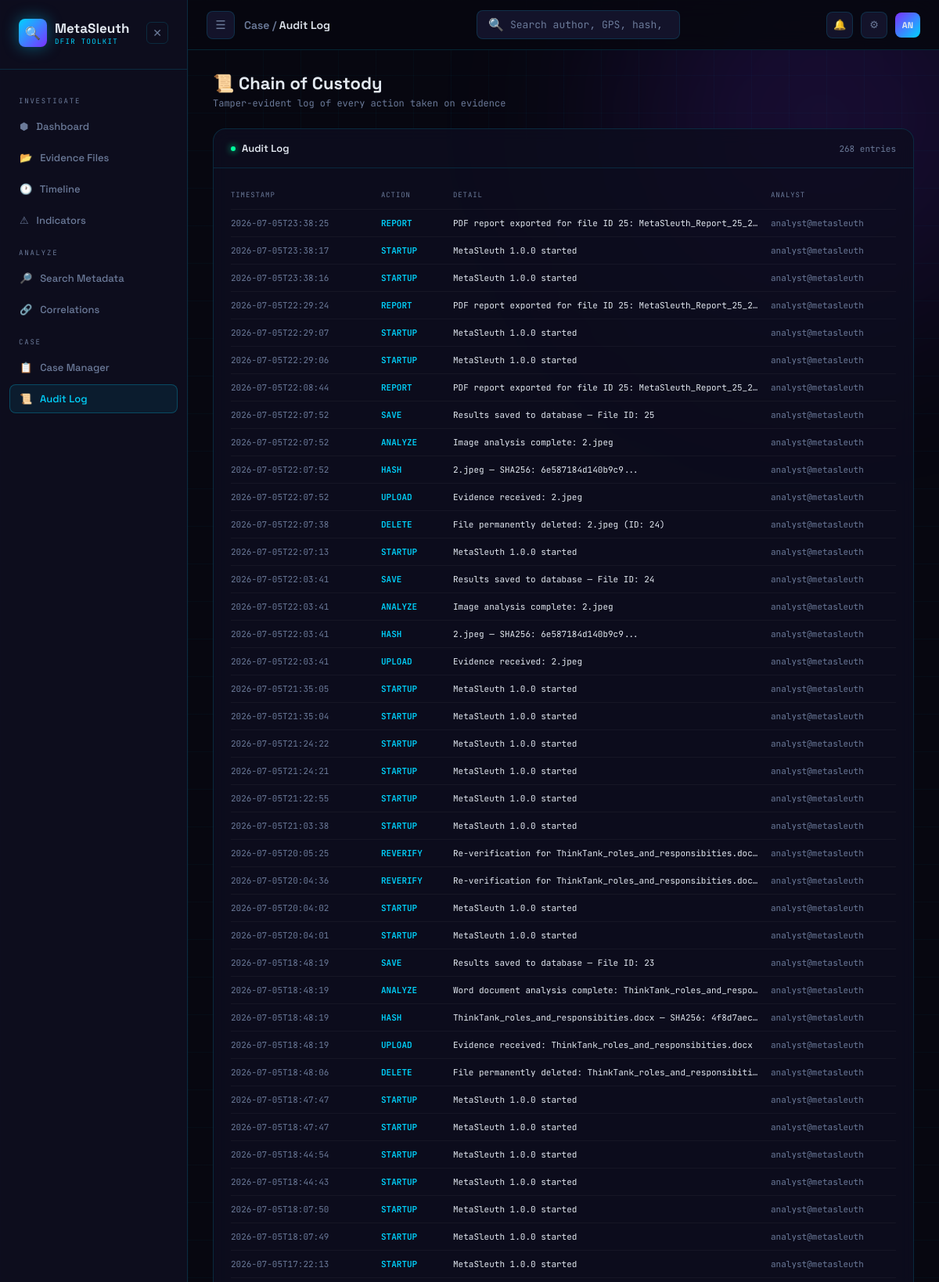
The app's page /auditlog (upper part) with its own data.
### tables this page shows
CREATE TABLE audit_log (
            id        INTEGER PRIMARY KEY AUTOINCREMENT,
            timestamp TEXT NOT NULL,
            action    TEXT NOT NULL,
            detail    TEXT,
            analyst   TEXT,
            tool_ver  TEXT
        , file_id INTEGER);

### app.py (the view)
@app.route('/auditlog')
def auditlog_page():
    conn   = get_connection()
    cursor = conn.cursor()
    cursor.execute('SELECT * FROM audit_log ORDER BY timestamp DESC')
    rows = cursor.fetchall()
    conn.close()
    entries = [dict(r) for r in rows]
    return render_template('auditlog.html', entries=entries)

### database/db.py (called while the page is built)
def get_connection():
    conn = sqlite3.connect(DATABASE)
    conn.row_factory = sqlite3.Row
    return conn

### templates/auditlog.html (shortened to what this page needs)
{% extends 'base.html' %}
{% block breadcrumb %}Case / <span>Audit Log</span>{% endblock %}
{% block content %}
<div>
    <div class="page-title">📜 Chain of Custody</div>
    <div class="page-sub">
        {% if filter_file_id %}
            Tamper-evident log for File #{{ filter_case_number }} only
        {% else %}
            Tamper-evident log of every action taken on evidence
        {% endif %}
    </div>
</div>
<div class="panel">
    <div class="panel-head">
        <div class="panel-title"><span class="dot o"></span>Audit Log</div>
        <span style="font-size:11px;font-family:var(--mono);color:var(--muted)">
            {{ entries | length }} entries
        </span>
    </div>
    <div class="panel-body">
        {% if entries %}
            <div class="audit-table">
                <div class="audit-row header">
                    <span>Timestamp</span>
                    <span>Action</span>
                    <span>Detail</span>
                    <span>Analyst</span>
                </div>
                {% for e in entries %}
                <div class="audit-row">
                    <span class="a-time">{{ e.timestamp[:19] if e.timestamp else '' }}</span>
                    <span class="a-action">{{ e.action }}</span>
                    <span class="a-detail">{{ e.detail }}</span>
                    <span class="a-analyst">{{ e.analyst }}</span>
                </div>
                {% endfor %}
            </div>
        {% else %}
            <div class="empty">
                <div class="empty-icon">📜</div>
                No audit entries yet.
            </div>
        {% endif %}
    </div>
</div>
{% endblock %}

### records on screen
audit_log: timestamp "2026-07-05T23:38:25", action "REPORT", detail "PDF report exported for file ID 25: MetaSleuth_Report_25_2…", analyst "analyst@metasleuth"
audit_log: timestamp "2026-07-05T23:38:17", action "STARTUP", detail "MetaSleuth 1.0.0 started", analyst "analyst@metasleuth"
audit_log: timestamp "2026-07-05T23:38:16", action "STARTUP", detail "MetaSleuth 1.0.0 started", analyst "analyst@metasleuth"
audit_log: timestamp "2026-07-05T22:29:24", action "REPORT", detail "PDF report exported for file ID 25: MetaSleuth_Report_25_2…", analyst "analyst@metasleuth"
audit_log: timestamp "2026-07-05T22:29:07", action "STARTUP", detail "MetaSleuth 1.0.0 started", analyst "analyst@metasleuth"
audit_log: timestamp "2026-07-05T22:29:06", action "STARTUP", detail "MetaSleuth 1.0.0 started", analyst "analyst@metasleuth"
audit_log: timestamp "2026-07-05T22:08:44", action "REPORT", detail "PDF report exported for file ID 25: MetaSleuth_Report_25_2…", analyst "analyst@metasleuth"
audit_log: timestamp "2026-07-05T22:07:52", action "SAVE", detail "Results saved to database — File ID: 25", analyst "analyst@metasleuth"
audit_log: timestamp "2026-07-05T22:07:52", action "ANALYZE", detail "Image analysis complete: 2.jpeg", analyst "analyst@metasleuth"
audit_log: timestamp "2026-07-05T22:07:52", action "HASH", detail "2.jpeg — SHA256: 6e587184d140b9c9...", analyst "analyst@metasleuth"
audit_log: timestamp "2026-07-05T22:07:52", action "UPLOAD", detail "Evidence received: 2.jpeg", analyst "analyst@metasleuth"
audit_log: timestamp "2026-07-05T22:07:38", action "DELETE", detail "File permanently deleted: 2.jpeg (ID: 24)", analyst "analyst@metasleuth"
audit_log: timestamp "2026-07-05T22:07:13", action "STARTUP", detail "MetaSleuth 1.0.0 started", analyst "analyst@metasleuth"
audit_log: timestamp "2026-07-05T22:03:41", action "SAVE", detail "Results saved to database — File ID: 24", analyst "analyst@metasleuth"
audit_log: timestamp "2026-07-05T22:03:41", action "ANALYZE", detail "Image analysis complete: 2.jpeg", analyst "analyst@metasleuth"
audit_log: timestamp "2026-07-05T22:03:41", action "HASH", detail "2.jpeg — SHA256: 6e587184d140b9c9...", analyst "analyst@metasleuth"
audit_log: timestamp "2026-07-05T22:03:41", action "UPLOAD", detail "Evidence received: 2.jpeg", analyst "analyst@metasleuth"
audit_log: timestamp "2026-07-05T21:35:05", action "STARTUP", detail "MetaSleuth 1.0.0 started", analyst "analyst@metasleuth"
audit_log: timestamp "2026-07-05T21:35:04", action "STARTUP", detail "MetaSleuth 1.0.0 started", analyst "analyst@metasleuth"
audit_log: timestamp "2026-07-05T21:24:22", action "STARTUP", detail "MetaSleuth 1.0.0 started", analyst "analyst@metasleuth"
audit_log: timestamp "2026-07-05T21:24:21", action "STARTUP", detail "MetaSleuth 1.0.0 started", analyst "analyst@metasleuth"
audit_log: timestamp "2026-07-05T21:22:55", action "STARTUP", detail "MetaSleuth 1.0.0 started", analyst "analyst@metasleuth"
audit_log: timestamp "2026-07-05T21:03:38", action "STARTUP", detail "MetaSleuth 1.0.0 started", analyst "analyst@metasleuth"
audit_log: timestamp "2026-07-05T20:05:25", action "REVERIFY", detail "Re-verification for ThinkTank_roles_and_responsibities.doc…", analyst "analyst@metasleuth"
audit_log: timestamp "2026-07-05T20:04:36", action "REVERIFY", detail "Re-verification for ThinkTank_roles_and_responsibities.doc…", analyst "analyst@metasleuth"
audit_log: timestamp "2026-07-05T20:04:02", action "STARTUP", detail "MetaSleuth 1.0.0 started", analyst "analyst@metasleuth"
audit_log: timestamp "2026-07-05T20:04:01", action "STARTUP", detail "MetaSleuth 1.0.0 started", analyst "analyst@metasleuth"
audit_log: timestamp "2026-07-05T18:48:19", action "SAVE", detail "Results saved to database — File ID: 23", analyst "analyst@metasleuth"
audit_log: timestamp "2026-07-05T18:48:19", action "ANALYZE", detail "Word document analysis complete: ThinkTank_roles_and_respo…", analyst "analyst@metasleuth"
audit_log: timestamp "2026-07-05T18:48:19", action "HASH", detail "ThinkTank_roles_and_responsibities.docx — SHA256: 4f8d7aec…", analyst "analyst@metasleuth"
audit_log: timestamp "2026-07-05T18:48:19", action "UPLOAD", detail "Evidence received: ThinkTank_roles_and_responsibities.docx", analyst "analyst@metasleuth"
audit_log: timestamp "2026-07-05T18:48:06", action "DELETE", detail "File permanently deleted: ThinkTank_roles_and_responsibiti…", analyst "analyst@metasleuth"
audit_log: timestamp "2026-07-05T18:47:47", action "STARTUP", detail "MetaSleuth 1.0.0 started", analyst "analyst@metasleuth"
audit_log: timestamp "2026-07-05T18:47:47", action "STARTUP", detail "MetaSleuth 1.0.0 started", analyst "analyst@metasleuth"
audit_log: timestamp "2026-07-05T18:44:54", action "STARTUP", detail "MetaSleuth 1.0.0 started", analyst "analyst@metasleuth"
audit_log: timestamp "2026-07-05T18:44:43", action "STARTUP", detail "MetaSleuth 1.0.0 started", analyst "analyst@metasleuth"
audit_log: timestamp "2026-07-05T18:07:50", action "STARTUP", detail "MetaSleuth 1.0.0 started", analyst "analyst@metasleuth"
audit_log: timestamp "2026-07-05T18:07:49", action "STARTUP", detail "MetaSleuth 1.0.0 started", analyst "analyst@metasleuth"
audit_log: timestamp "2026-07-05T17:22:13", action "STARTUP", detail "MetaSleuth 1.0.0 started", analyst "analyst@metasleuth"

### other values on screen
{{ entries | length }} "268"
